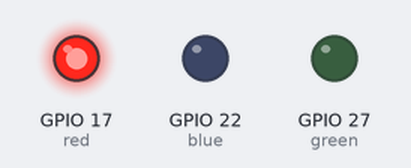
A program run on a simulated Raspberry Pi (BCM pin numbers). Parts: output pins drawn as LEDs (lit = HIGH).

Above: at 0.5 s.
At 1.5 s:
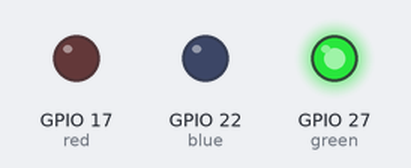
At 5.5 s:
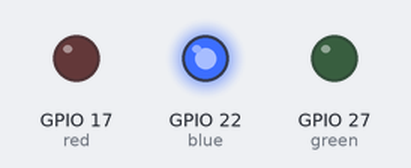
Timing chart, 0 to 6.9 s (numbered marks = the images above):
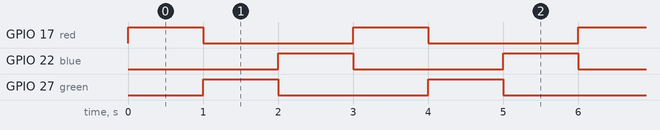

Measured:
- by itself, GPIO 17 (red), GPIO 22 (blue), GPIO 27 (green): alternates HIGH for 1.0 s and LOW for 2.0 s
- by itself, everything shown: repeats every 3.0 s, in 3 steps

The program:

rainbow.py
```python
from gpiozero import LED
from time import sleep

red = LED(17)
green = LED(27)
blue = LED(22)


while True:
    blue.off()
    red.toggle()
    sleep(1)
    green.toggle()
    red.toggle()
    sleep(1)
    blue.toggle()
    green.toggle()
    sleep(1)
```
